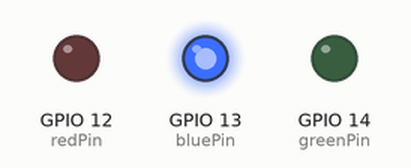
Recording of a sketch running on a simulated ESP8266 (NodeMCU). Parts: output pins drawn as LEDs (lit = HIGH). WiFi joins after 1.5 s; servers stay silent unless stated; not simulated (calls return 0 or success): ./arduino_secrets.h; what the sketch prints to the serial monitor is not drawn.

Above: at 0.1 s.
At 1.6 s:
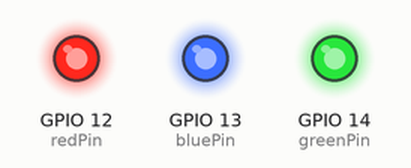
Timing chart, 0 to 3.1 s (numbered marks = the images above):
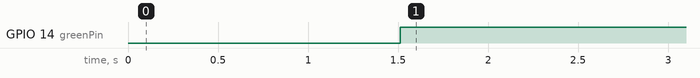

The sketch:

led.ino
```cpp
#include<ESP8266WiFi.h>
#include <WiFiUdp.h>

#include "./arduino_secrets.h"

const char* ssid = SECRET_SSID;
const char* password = SECRET_PASSWORD;
WiFiServer server(80);

IPAddress localIP(192, 168, 100, 2);
IPAddress gateway(192, 168, 100, 1);
IPAddress subnet(255, 255, 255, 0);

WiFiUDP Udp;
unsigned int localUdpPort = 1337;
byte incomingPacket[7];

const int redPin = 12;
const int greenPin = 14;
const int bluePin = 13;

const int resolution = 256;

int redColor = 1024;
int greenColor = 1024;
int blueColor = 1024;

union ArrayToInteger {
  byte array[2];
  uint16_t integer;
};

void setup() {
  Serial.begin(115200);
  Serial.println();

  delay(10);

  pinMode(redPin, OUTPUT);
  pinMode(greenPin, OUTPUT);
  pinMode(bluePin, OUTPUT);

  analogWrite(redPin, 0);
  analogWrite(greenPin, 0);
  analogWrite(bluePin, 1024);

  if (!WiFi.config(localIP, gateway, subnet))
    Serial.println("STA Failed to configure");

  Serial.print("Connecting to ");
  Serial.println(ssid);
  WiFi.begin(ssid, password);

  while (WiFi.status() != WL_CONNECTED) {
    delay(500);
    Serial.print(".");
  }

  Serial.print("WiFi connected, ip: ");
  Serial.println(WiFi.localIP());

  Udp.begin(localUdpPort);
}

void loop() {
  analogWrite(redPin, redColor);
  analogWrite(greenPin, greenColor);
  analogWrite(bluePin, blueColor);

  ArrayToInteger red, green, blue;

  int packetSize = Udp.parsePacket();
  if (packetSize) {
    int len = Udp.read(incomingPacket, 6);

    if (len > 0) {
      incomingPacket[len] = '\0';
    }

    for (int i = 0; i < 2; i++) {
      red.array[i] = incomingPacket[i];
      green.array[i] = incomingPacket[i + 2];
      blue.array[i] = incomingPacket[i + 2*2];
    }

    redColor = red.integer;
    greenColor = green.integer;
    blueColor = blue.integer;

    Serial.printf("%s | %d %d %d\n", Udp.remoteIP().toString().c_str(), redColor, greenColor, blueColor);
  }
}
```

Measured:
- by itself, GPIO 14 (greenPin): LOW → HIGH at 1.5 s
